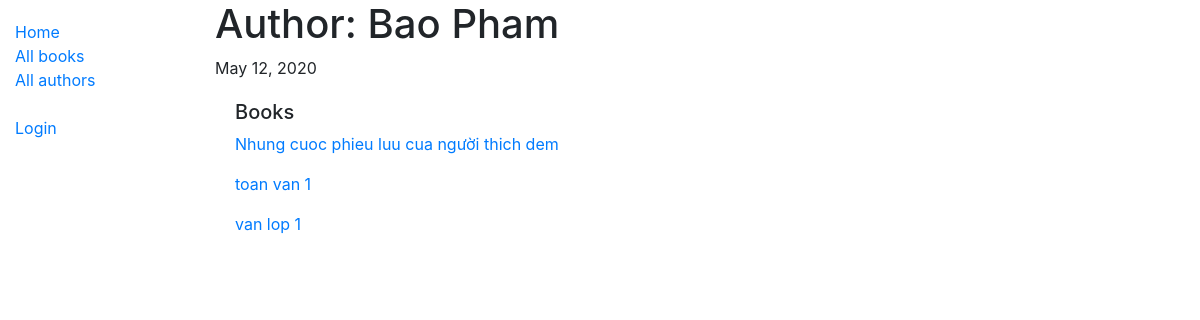
The app's page /catalog/author/1 with its own data.
### catalog/models.py (models this page shows, shortened)
class Author(models.Model):
    first_name = models.CharField(max_length=100)
    last_name = models.CharField(max_length=100)
    date_of_birth = models.DateField(null=True, blank=True)
    date_of_death = models.DateField('Died', null=True, blank=True)
    objects = models.Manager()
    name = AuthorManager()
    class Meta:
        ordering = ['last_name', 'first_name']

class Book(models.Model):
    title = models.CharField(max_length=200)
    author = models.ForeignKey('Author', on_delete=models.SET_NULL, null=True)
    summary = models.TextField(max_length=1000, help_text="Enter a brief description about the book")
    isbn = models.CharField("ISBN", max_length=13, help_text='13 Character <a href="https://www.isbn-'
                                                             'international.org/content/what-isbn">ISBN number</a>')
    genre = models.ManyToManyField(Gerne, help_text="Select a gerne for this book")
    def display_genre(self):
        return ', '.join(genre.name for genre in self.genre.all())
    display_genre.short_description = "Genre"

### catalog/views.py (the view, shortened to what this page needs)
# urls.py: path('author/<int:pk>', views.AuthorDetailView.as_view(), name='author-detail'),
class AuthorDetailView(generic.DetailView):
    model = Author
    def get_context_data(self, **kwargs):
        context = super(AuthorDetailView, self).get_context_data(**kwargs)
        context['books'] = Book.objects.all()
        return context

### catalog/templates/catalog/author_detail.html
{% extends "base_generic.html" %}
{% block content %}
<h1>Author: {{ author.first_name }} {{ author.last_name }}</h1>
<p>{{author.date_of_birth}}</p>
 <div style="margin-left:20px;margin-top:20px">
     <h5>Books</h5>
     {% if books %}
         {% for book in books %}
            {% if book.author.id == author.id %}
                <p><a href="{% url 'book-detail' book.id %}"> {{ book.title }}</a> </p>
            {% endif %}
         {% endfor %}
     {% else %}
        <p>khoong co book</p>
     {% endif %}
 </div>
{% endblock %}

### records on screen
Author: first_name "Bao", last_name "Pham", date_of_birth "May 12, 2020"
Book: title "Nhung cuoc phieu luu cua người thich dem"
Book: title "toan van 1"
Book: title "van lop 1"
